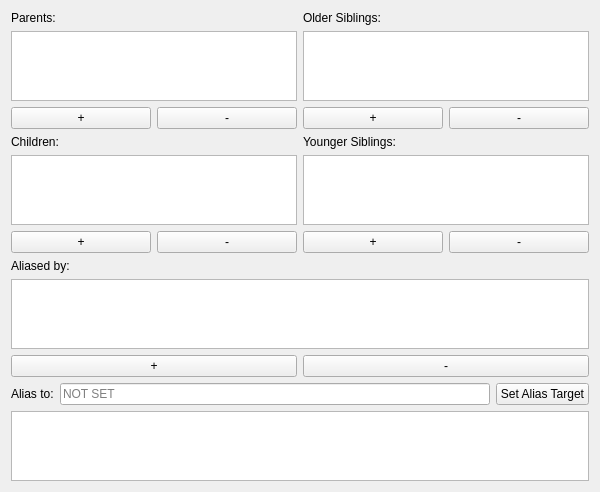
<?xml version="1.0" encoding="UTF-8"?>
<ui version="4.0">
    <class>TagDomainRelationshipWidget</class>
    <widget class="QWidget" name="TagDomainRelationshipWidget">
        <property name="geometry">
            <rect>
                <x>0</x>
                <y>0</y>
                <width>600</width>
                <height>400</height>
            </rect>
        </property>
        <layout class="QVBoxLayout" name="verticalLayout">
            <item>
                <layout class="QHBoxLayout" name="horizontalLayout">
                    <item>
                        <layout class="QVBoxLayout" name="verticalLayout_left">
                            <item>
                                <layout class="QVBoxLayout" name="verticalLayout_parents">
                                    <item>
                                        <widget class="QLabel" name="label_parents">
                                            <property name="text">
                                                <string>Parents:</string>
                                            </property>
                                        </widget>
                                    </item>
                                    <item>
                                        <widget class="QListWidget" name="parentsList"/>
                                    </item>
                                    <item>
                                        <layout class="QHBoxLayout" name="horizontalLayout_parentButtons">
                                            <item>
                                                <widget class="QPushButton" name="addParentButton">
                                                    <property name="text">
                                                        <string>+</string>
                                                    </property>
                                                </widget>
                                            </item>
                                            <item>
                                                <widget class="QPushButton" name="removeParentButton">
                                                    <property name="text">
                                                        <string>-</string>
                                                    </property>
                                                </widget>
                                            </item>
                                        </layout>
                                    </item>
                                </layout>
                            </item>
                            <item>
                                <layout class="QVBoxLayout" name="verticalLayout_children">
                                    <item>
                                        <widget class="QLabel" name="label_children">
                                            <property name="text">
                                                <string>Children:</string>
                                            </property>
                                        </widget>
                                    </item>
                                    <item>
                                        <widget class="QListWidget" name="childrenList"/>
                                    </item>
                                    <item>
                                        <layout class="QHBoxLayout" name="horizontalLayout_childButtons">
                                            <item>
                                                <widget class="QPushButton" name="addChildButton">
                                                    <property name="text">
                                                        <string>+</string>
                                                    </property>
                                                </widget>
                                            </item>
                                            <item>
                                                <widget class="QPushButton" name="removeChildButton">
                                                    <property name="text">
                                                        <string>-</string>
                                                    </property>
                                                </widget>
                                            </item>
                                        </layout>
                                    </item>
                                </layout>
                            </item>
                        </layout>
                    </item>
                    <item>
                        <layout class="QVBoxLayout" name="verticalLayout_right">
                            <item>
                                <layout class="QVBoxLayout" name="verticalLayout_olderSiblings">
                                    <item>
                                        <widget class="QLabel" name="label_olderSiblings">
                                            <property name="text">
                                                <string>Older Siblings:</string>
                                            </property>
                                        </widget>
                                    </item>
                                    <item>
                                        <widget class="QListWidget" name="olderSiblingsList"/>
                                    </item>
                                    <item>
                                        <layout class="QHBoxLayout" name="horizontalLayout_olderSiblingButtons">
                                            <item>
                                                <widget class="QPushButton" name="addOlderSiblingButton">
                                                    <property name="text">
                                                        <string>+</string>
                                                    </property>
                                                </widget>
                                            </item>
                                            <item>
                                                <widget class="QPushButton" name="removeOlderSiblingButton">
                                                    <property name="text">
                                                        <string>-</string>
                                                    </property>
                                                </widget>
                                            </item>
                                        </layout>
                                    </item>
                                </layout>
                            </item>
                            <item>
                                <layout class="QVBoxLayout" name="verticalLayout_youngerSiblings">
                                    <item>
                                        <widget class="QLabel" name="label_youngerSiblings">
                                            <property name="text">
                                                <string>Younger Siblings:</string>
                                            </property>
                                        </widget>
                                    </item>
                                    <item>
                                        <widget class="QListWidget" name="youngerSiblingsList"/>
                                    </item>
                                    <item>
                                        <layout class="QHBoxLayout" name="horizontalLayout_youngerSiblingButtons">
                                            <item>
                                                <widget class="QPushButton" name="addYoungerSiblingButton">
                                                    <property name="text">
                                                        <string>+</string>
                                                    </property>
                                                </widget>
                                            </item>
                                            <item>
                                                <widget class="QPushButton" name="removeYoungerSiblingButton">
                                                    <property name="text">
                                                        <string>-</string>
                                                    </property>
                                                </widget>
                                            </item>
                                        </layout>
                                    </item>
                                </layout>
                            </item>
                        </layout>
                    </item>
                </layout>
            </item>
            <item>
                <layout class="QVBoxLayout" name="verticalLayout_aliasedBy">
                    <item>
                        <widget class="QLabel" name="label_aliasedBy">
                            <property name="text">
                                <string>Aliased by:</string>
                            </property>
                        </widget>
                    </item>
                    <item>
                        <widget class="QListWidget" name="aliasedByList"/>
                    </item>
                    <item>
                        <layout class="QHBoxLayout" name="horizontalLayout_aliasedByButtons">
                            <item>
                                <widget class="QPushButton" name="addAliasedByButton">
                                    <property name="text">
                                        <string>+</string>
                                    </property>
                                </widget>
                            </item>
                            <item>
                                <widget class="QPushButton" name="removeAliasedByButton">
                                    <property name="text">
                                        <string>-</string>
                                    </property>
                                </widget>
                            </item>
                        </layout>
                    </item>
                </layout>
            </item>
            <item>
                <layout class="QVBoxLayout" name="verticalLayout_aliasTarget">
                    <item>
                        <layout class="QHBoxLayout" name="horizontalLayout_aliasTarget">
                            <item>
                                <widget class="QLabel" name="label_aliasTarget">
                                    <property name="text">
                                        <string>Alias to:</string>
                                    </property>
                                </widget>
                            </item>
                            <item>
                                <widget class="QLineEdit" name="aliasTargetEdit">
                                    <property name="readOnly">
                                        <bool>true</bool>
                                    </property>
                                    <property name="placeholderText">
                                        <string>NOT SET</string>
                                    </property>
                                </widget>
                            </item>
                            <item>
                                <widget class="QPushButton" name="setAliasTargetButton">
                                    <property name="text">
                                        <string>Set Alias Target</string>
                                    </property>
                                </widget>
                            </item>
                        </layout>
                    </item>
                    <item>
                        <widget class="QListWidget" name="aliasTargetResults">
                            <property name="visible">
                                <bool>false</bool>
                            </property>
                            <property name="maximumSize">
                                <size>
                                    <width>16777215</width>
                                    <height>150</height>
                                </size>
                            </property>
                        </widget>
                    </item>
                </layout>
            </item>
        </layout>
    </widget>
    <resources/>
    <connections/>
</ui>
